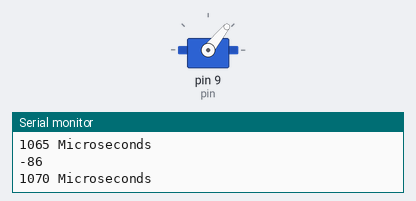
Recording of a sketch running on a simulated Arduino Uno, built with avr-gcc and run on an emulated ATmega328P. Shown: servo, the last lines printed to the serial monitor.

Above: at 1.82 s.
At 18.64 s:
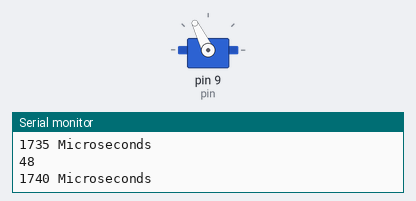
At 25.0 s:
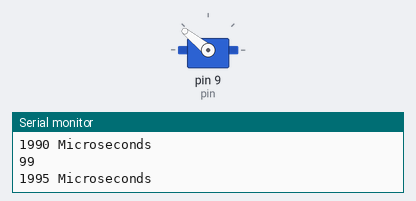
At 37.53 s:
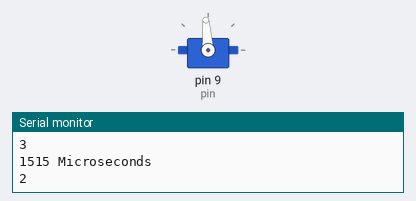
Timing chart, 0 to 40.0 s (numbered marks = the images above):
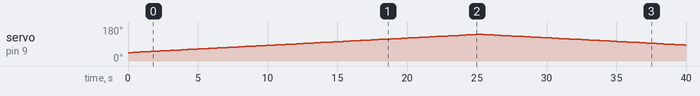

Measured:
- by itself, servo on pin 9 (pin): rises from 44° to 141° in 24.9 s, then falls to 84° in 14.9 s

The sketch:

Servo360.ino
```cpp
#include <Servo.h> //Servo library that is built into Arduino only supports servos on pin 9 and 10, not others

int pin = 9;  //WARNING: servos only operate on pin NINE and TEN
int y;  //The scaled range I created was from -100 to 100, where each extremes are the maximum speed that the servo can rotate in one direction or another. When y=0, the servo stops spinning, where z is equal to 1500 Microseconds.
int z;  //This variable represents the number of microseconds sent to the Servo and tells it how fast and in what direction to spin.
int percent(int y){
   z=(5*y)+1500;  //The range that the servo operates from is 1000 Microseconds to 2000 Microseconds. So from the range I created from -100 to 100, this function converts each respective number to its equivalent between 1000 and 2000.
} //This function can be altered based on what you want the scale to be, such as -50 to 50.


Servo servo;

void setup() {
  servo.attach(pin); //This is letting the Arduino know that the Arduino is attached to pin 9. "pin" is set above as a global variable to always be equivalent to 9.
  Serial.begin(9600); //The 9600 tells the Arduino that it is communicating information at 9600 bauds, which is a rate that information is being transferred.
  servo.write(90); //When writing for the servo to be 90, it means the servo will not move and is starting at its "starting point." Also, when the code is written as "servo.write," the input is in degrees of an angle, while "servo.writeMicroseconds," input is in Microseconds.
}

void loop() {
    for (int i=-100; i <= 100; i++){ //This for loop I have created will continue to run the code between the curly brackets until the parameters set within the parentheses are no longer true. The function starts at -100 and adds up in increments of 10 until it reaches 100, then it stops running the loop.
      Serial.println(i); //This prints the numbers from -100 to 100, letting me check that the correct numbers are being inputted into the servo.
      percent(i); //This inputs the number "i," which is number on the smaller range from -100 to 100, into the function an dhas it output the number in Microseconds.
      servo.writeMicroseconds(z); //This command transmits to the servo in which direction to spin and how quickly.
      Serial.print(z);
      Serial.println(" Microseconds");
      delay(125); //The delay makes each increment in which "i" is increased to last one eight of a second, or 125 milliseconds. This number can be changed and in turn, will change how quickly or slowly the speed of the servo's horn changes. The horn is the piece of equipment attached to the gears.
    }
    for (int i=100; i >= -100; i--){
      Serial.println(i);
      percent(i);
      Serial.print(z);
      Serial.println(" Microseconds");
      servo.writeMicroseconds(z);
      delay(125);
    }
}
```
